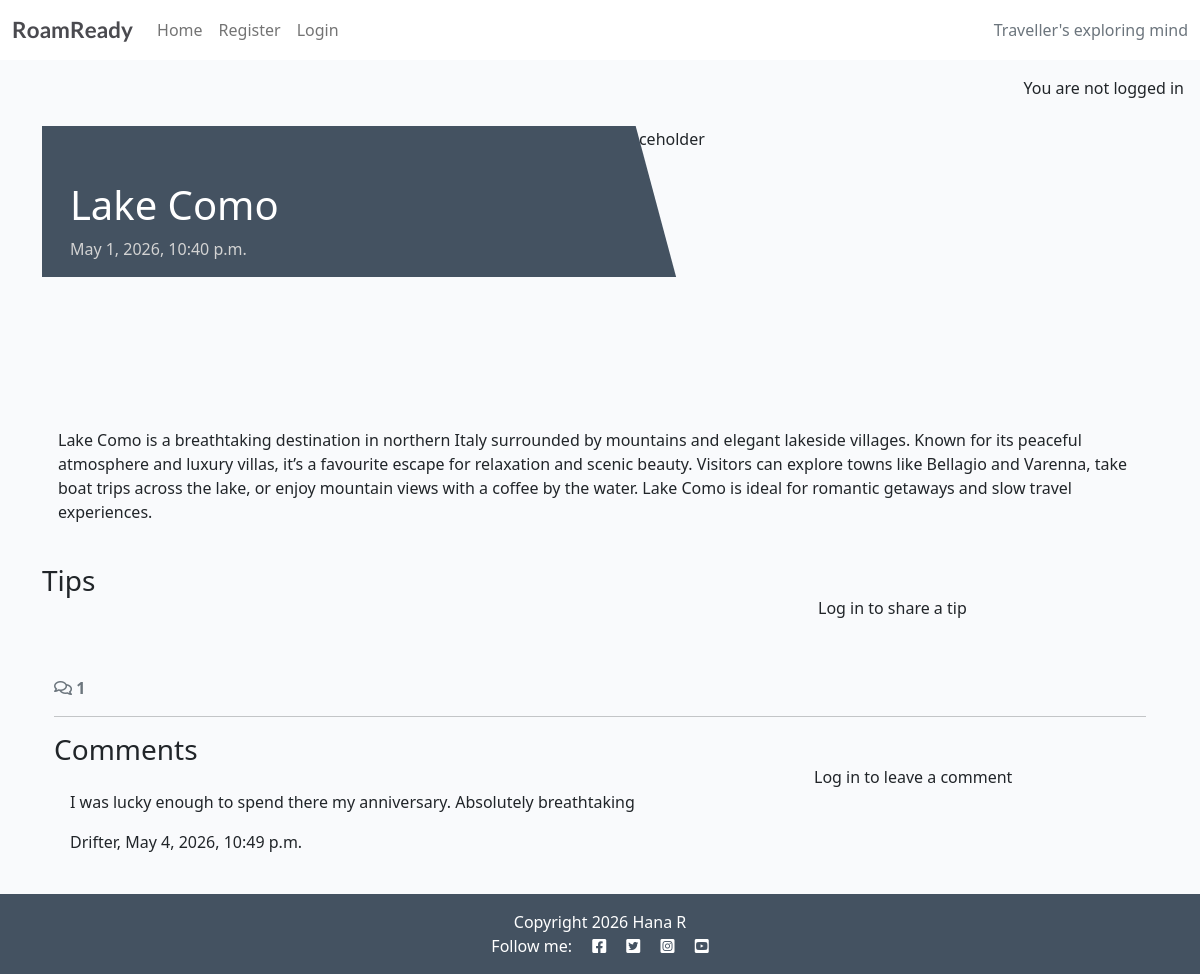
Page /10/ on the committed database.
### destinations/models.py (models this page shows, shortened)
class Destination(models.Model):
    name = models.CharField(max_length=100)
    country = CountryField()
    category = models.CharField(max_length=50)
    featured_image = CloudinaryField('image', default='placeholder')
    description = models.TextField()
    created_on = models.DateTimeField(auto_now_add=True)
    status = models.IntegerField(choices=STATUS, default=1)
    class Meta:
        ordering = ['-created_on', 'country', 'category']

class Comment(models.Model):
    destination = models.ForeignKey(Destination, on_delete=models.CASCADE, related_name="comments")
    user = models.ForeignKey(User, on_delete=models.CASCADE, related_name="comments", null=True, blank=True)
    text = models.TextField()
    created_on = models.DateTimeField(auto_now_add=True)
    approved = models.BooleanField(default=False)

### destinations/views.py (the view, shortened to what this page needs)
# urls.py: path('<int:pk>/', views.destination_detail, name='destination_detail'),
def destination_detail(request, pk):
    destination = get_object_or_404(Destination, pk=pk)
    comments = destination.comments.all().order_by("-created_on")
    comment_count = destination.comments.filter(approved=True).count()
    tips = destination.tips.all().order_by("tip_type")
    comment_form = CommentForm()
    tip_form = TipForm()
    return render(
        request,
        "destinations/destination_detail.html",
        {"destination": destination,
         "comments":comments,
         "comment_count": comment_count,
         "comment_form": comment_form,
         "tip_form": tip_form
         },
    )

### destinations/templates/destinations/destination_detail.html (shortened to what this page needs)
{% extends 'base.html' %} {% block content %}
{% load static %}
{% load crispy_forms_tags %}
<div class="masthead">
    <div class="container">
        <div class="row g-0">
            <div class="col-md-6 masthead-text">
                <h1 class="post-title">{{ destination.name }}</h1>
                <p class="post-subtitle">{{ destination.created_on }}</p>
            </div>
            <div class="d-none d-md-block col-md-6 masthead-image">
                <img src="{% static 'images/default.jpg' %}" class="scale" alt="placeholder">
            </div>
        </div>
    </div>
</div>
<div class="container">
    <div class="row">
        <div class="col card mb-4  mt-3 left  top">
            <div class="card-body ">
                <p class="card-text">
                    {{ destination.description | safe }}
                </p>
            </div>
        </div>
    </div>
</div>
<div class="container">
    <div class="row">
        <div class="col-md-8">
            <h3>Tips</h3>
        </div>
        <div class="col-md-4">
            <div class="card mb-4 mt-3">
                <div class="card-body">
                    {% if user.is_authenticated %}
                    <h4>Add a tip</h4>
                    <p class="mb-2">Posting as: {{ user.username }}</p>
                    <form id="tipForm" method="post" style="margin-top: 1.3em;">
                        {% csrf_token %}
                        {{ tip_form | crispy }}
                        <button id="tipSubmitButton" type="submit" class="btn btn-signup btn-lg">Submit</button>
        </form>
        {% else %}
        <p>Log in to share a tip</p>
        {% endif %}
      </div>
        </div>
    </div>
</div>
<div class="container">
    <div class="row">
        <div class="col-12">
            <strong class="text-secondary">
                <i class="far fa-comments"></i> {{ comment_count }}
            </strong>
        </div>
        <div class="col-12">
            <hr>
        </div>
    </div>
    <div class="row">
        <div class="col-md-8">
            <h3 class="mb-0">Comments</h3>
            {% for comment in destination.comments.all %}
            <div class="card mb-2">
                <div class="card-body {% if not comment.approved and comment.user == user %}faded{% elif not comment.approved %}d-none{% endif %}">
                    <div id="comment{{ comment.id }}" class="card-id">{{ comment.text | linebreaks }}</div>
                    <p  class="card-text {% if not comment.approved and comment.user == user %}faded{% endif %}">{{ comment.user }}, {{ comment.created_on }}</p>
                </div>
            </div>
            {% empty %}
            <p class="text-muted">No comments yet</p>
            {% endfor %}
        </div>
        <div class="col-md-4">
            <div class="card mb-4 mt-3">
                <div class="card-body">
                    {% if user.is_authenticated %}
                    <h4>Leave a comment</h4>
                    <p class="mb-2">Posting as: {{ user.username }}</p>
                    <form id="commentForm" method="post" style="margin-top: 1.3em;">
                        {% csrf_token %}
                        {{ comment_form | crispy}}
                        <button id="commentSubmitButton" type="submit" class="btn btn-signup btn-lg">Submit</button>
                    </form>
                    {% else %}
                    <p>Log in to leave a comment</p>
                    {% endif %}
                </div>
            </div>
        </div>
    </div>
</div>
{% endblock content %}

### static/css/style.css (style rules this page uses)
body { background-color: #F9FAFC; }
.main-bg { background-color: #F9FAFC; }
.card { border: none; background-color: transparent; }
.scale { width: 100%; height: auto; }
.masthead { margin-top: 10px; overflow: hidden; position: relative; display: inline-block; height: 33vh; width: 100%; }
.masthead-text { background-color: #445261; color: white; position: relative; }
.masthead-image { position: relative; overflow: hidden; }
.masthead-image:after { content: ""; position: absolute; top: 0; right: 90%; height: 100%; width: 150%; background: #445261; -webkit-transform: skew(15deg); -moz-transform: skew(15deg); transform: skew(15deg); z-index: 100; }
.post-title { margin-top: 10%; margin-left: 5%; }
.post-subtitle { margin-left: 5%; color: lightgray; }

### rows in the picture
Destination: name "Lake Como", created_on "May 1, 2026, 10:40 p.m.", description "Lake Como is a breathtaking destination in northern Italy surrounded by mountains and elegant lakeside villages. Known for its peaceful atmosphere and luxury villas, it’s a favourite escape for relaxation and scenic beauty. Visitors can explore towns like Bellagio and Varenna, take boat trips across the lake, or enjoy mountain views with a coffee by the water. Lake Como is ideal for romantic getaways and slow travel experiences."
Comment: text "I was lucky enough to spend there my anniversary. Absolutely breathtaking", user "Drifter", created_on "May 4, 2026, 10:49 p.m."

### other values in the picture
{{ comment_count }} "1"
